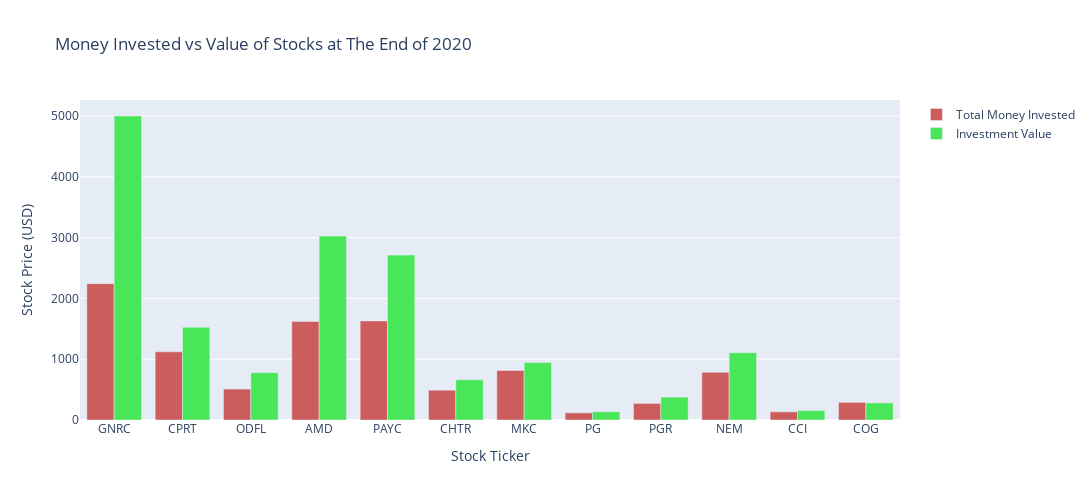

This figure's notebook cell:
### Code cell
fig = go.Figure()
fig.add_trace(go.Bar(
    x=new_df["Stock Name"],
    y=new_df["Total Money Invested"],
    name="Total Money Invested",
    marker_color='indianred'
))
fig.add_trace(go.Bar(
    x=new_df["Stock Name"],
    y=new_df["Investment Value"],
    name="Investment Value",
    marker_color='#49e659'
))

# Here we modify the tickangle of the xaxis, resulting in rotated labels.
fig.update_layout(barmode='group',
                  title="Money Invested vs Value of Stocks at The End of 2020",
                  xaxis_title="Stock Ticker",
                  yaxis_title="Stock Price (USD)",
                  height=500,
                  width=1200)
fig.show()

### Figure 1 — Plotly figure (JSON) as saved in the notebook; plotly's stock layout.template omitted (floating-point values rounded to 4 significant figures)
{"data": [{"marker": {"color": "indianred"}, "name": "Total Money Invested", "type": "bar", "x": ["GNRC", "CPRT", "ODFL", "AMD", "PAYC", "CHTR", "MKC", "PG", "PGR", "NEM", "CCI", "COG"], "y": [2244.0, 1122.0, 509.4, 1620.0, 1631.0, 490.4, 815.8, 117.5, 272.8, 785.6, 134.4, 290.6]}, {"marker": {"color": "#49e659"}, "name": "Investment Value", "type": "bar", "x": ["GNRC", "CPRT", "ODFL", "AMD", "PAYC", "CHTR", "MKC", "PG", "PGR", "NEM", "CCI", "COG"], "y": [5003.0, 1527, 779.4, 3026.0, 2714.0, 661.5, 944.6, 135.7, 375.9, 1108.0, 155.7, 281.0]}], "layout": {"barmode": "group", "height": 500, "title": {"text": "Money Invested vs Value of Stocks at The End of 2020"}, "width": 1200, "xaxis": {"title": {"text": "Stock Ticker"}}, "yaxis": {"title": {"text": "Stock Price (USD)"}}}}
